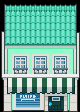

This game map was drawn from its Tiled (.tmx) file and the tilesets committed beside it. A one-line description and the trimmed map source follow:
An orthogonal 5x7 tile map with 16x16 px tiles, 3 tile layers (OnGrass, Collisions, WalkBehind) and 1 object (teleport on push).

<map version="1.10" tiledversion="1.11.0" orientation="orthogonal" renderorder="right-down" compressionlevel="6" width="5" height="7" tilewidth="16" tileheight="16" infinite="0" nextlayerid="5" nextobjectid="10">
 <tileset firstgid="1" source="../../../tileset/med-4-h150.tsx" />
 <layer id="4" name="OnGrass" width="5" height="7">
  <data>[35 cells, 2 non-empty, 2 distinct tile ids]</data>
 </layer>
 <layer id="1" name="Collisions" width="5" height="7">
  <data>[35 cells, 30 non-empty, 30 distinct tile ids]</data>
 </layer>
 <layer id="2" name="WalkBehind" width="5" height="7">
  <data>[35 cells, 8 non-empty, 7 distinct tile ids]</data>
 </layer>
 <objectgroup name="Moving">
  <object id="9" type="teleport on push" x="32" y="112" width="16" height="16">
   <properties>
    <property name="map" value="floor-0" />
    <property name="x" value="3" />
    <property name="y" value="8" />
   </properties>
  </object>
 </objectgroup>
</map>
